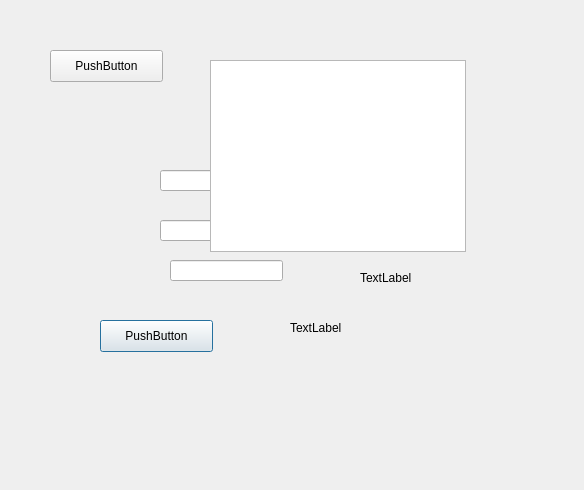
<?xml version="1.0" encoding="UTF-8"?>
<ui version="4.0">
 <class>adminAddNewFood</class>
 <widget class="QDialog" name="adminAddNewFood">
  <property name="geometry">
   <rect>
    <x>0</x>
    <y>0</y>
    <width>584</width>
    <height>490</height>
   </rect>
  </property>
  <property name="windowTitle">
   <string>Dialog</string>
  </property>
  <widget class="QPushButton" name="updateButton">
   <property name="geometry">
    <rect>
     <x>100</x>
     <y>320</y>
     <width>113</width>
     <height>32</height>
    </rect>
   </property>
   <property name="text">
    <string>PushButton</string>
   </property>
  </widget>
  <widget class="QLineEdit" name="foodEdit">
   <property name="geometry">
    <rect>
     <x>160</x>
     <y>220</y>
     <width>113</width>
     <height>21</height>
    </rect>
   </property>
  </widget>
  <widget class="QLabel" name="foodPriceLabel">
   <property name="geometry">
    <rect>
     <x>360</x>
     <y>270</y>
     <width>59</width>
     <height>16</height>
    </rect>
   </property>
   <property name="text">
    <string>TextLabel</string>
   </property>
  </widget>
  <widget class="QLabel" name="cityLabel">
   <property name="geometry">
    <rect>
     <x>330</x>
     <y>230</y>
     <width>59</width>
     <height>16</height>
    </rect>
   </property>
   <property name="text">
    <string>TextLabel</string>
   </property>
  </widget>
  <widget class="QLabel" name="welcomeLabel">
   <property name="geometry">
    <rect>
     <x>210</x>
     <y>130</y>
     <width>59</width>
     <height>16</height>
    </rect>
   </property>
   <property name="text">
    <string>TextLabel</string>
   </property>
  </widget>
  <widget class="QLineEdit" name="foodPriceEdit">
   <property name="geometry">
    <rect>
     <x>170</x>
     <y>260</y>
     <width>113</width>
     <height>21</height>
    </rect>
   </property>
  </widget>
  <widget class="QLabel" name="foodLabel">
   <property name="geometry">
    <rect>
     <x>290</x>
     <y>320</y>
     <width>59</width>
     <height>16</height>
    </rect>
   </property>
   <property name="text">
    <string>TextLabel</string>
   </property>
  </widget>
  <widget class="QLineEdit" name="cityEdit">
   <property name="geometry">
    <rect>
     <x>160</x>
     <y>170</y>
     <width>113</width>
     <height>21</height>
    </rect>
   </property>
  </widget>
  <widget class="QPushButton" name="showAll">
   <property name="geometry">
    <rect>
     <x>50</x>
     <y>50</y>
     <width>113</width>
     <height>32</height>
    </rect>
   </property>
   <property name="text">
    <string>PushButton</string>
   </property>
  </widget>
  <widget class="QTableView" name="tableView">
   <property name="geometry">
    <rect>
     <x>210</x>
     <y>60</y>
     <width>256</width>
     <height>192</height>
    </rect>
   </property>
  </widget>
 </widget>
 <resources/>
 <connections/>
</ui>
